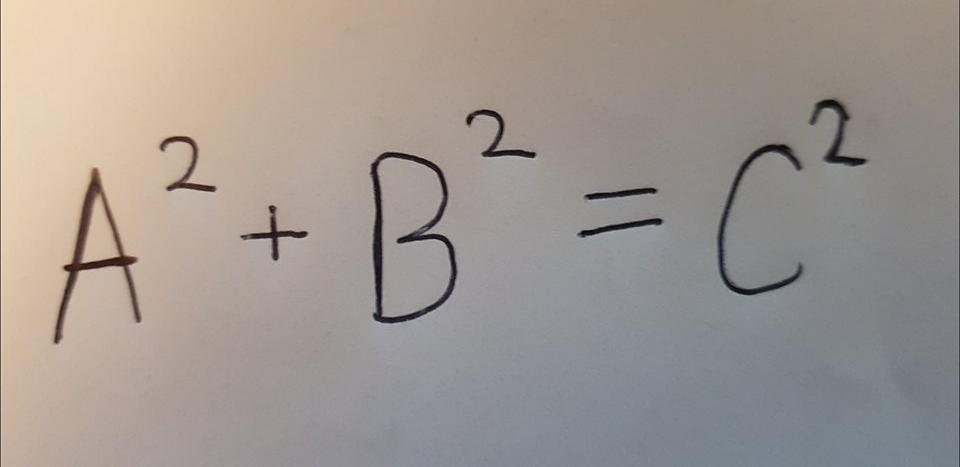
#> input picture Anthony/input4.jpg, 960 x 467 px
$ python -i support.py   (imports and definitions only)   (older library calls are emulated)
#> lines starting #> are read from the running program, lines starting #| are printed output that depends on the picture; after the words box and inside, x2 and y2 are one past the last pixel; in counts of white or black regions, pixels touching at a corner belong together
'''
Supporting function for document scanner

cornerPoints(image) - locating the corners of the document in question in an image
findName(string) - extracting file name without file extension to output in a unique folder
perspectiveTransform(image, list) - extract the location of the corner points and set thme as the base coordinates
@author: Jeffrey
'''

from PIL import Image
import numpy as np
import cv2
import sys, traceback
from imutils.perspective import order_points

# [144 lines left out: functions cornerPoints, scaleTarget, findName, perspectiveTransform, downscale_image, findBorder and 4 more, not called in this run]

def cropArea(crop):
    x1, y1, x2, y2, = crop
    return max(0, x2 - x1) * max(0, y2 - y1)

# [75 lines left out: functions cropByUnion, cropByIntersect, findOptimalComponents, padCrop, not called in this run]

def textDetection(imagePath):

#> called with imagePath = '../../Anthony/input4.jpg'
    image = cv2.imread(imagePath)
#> image is the input picture: shape (467, 960, 3); mean B, G, R 145.2, 151.2, 159.3
    grayscale = cv2.cvtColor(image, cv2.COLOR_BGR2GRAY)
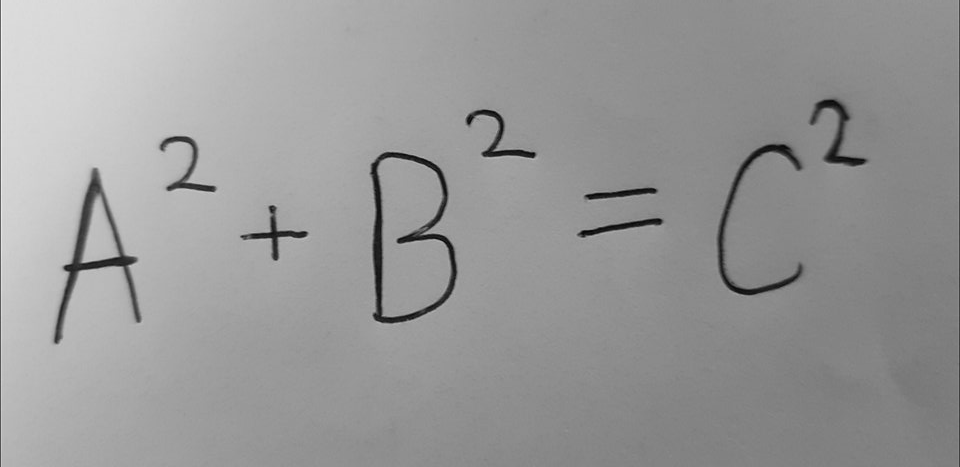
#> grayscale: shape (467, 960); min 2, max 240, mean 153
    ret, mask = cv2.threshold(grayscale, 180, 255, cv2.THRESH_BINARY)
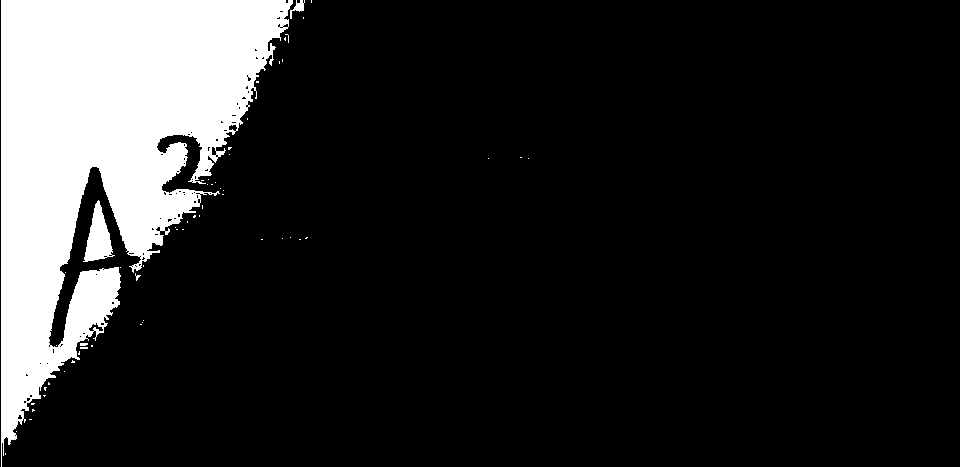
#> mask: shape (467, 960); 15.1% white; 58 white regions (54 under 20 px), largest, box (x1, y1, x2, y2) and area: (1, 0, 293, 467) 66505, (83, 200, 115, 262) 1015, (290, 0, 305, 19) 109, (80, 343, 88, 346) 22
    imageFinal = cv2.bitwise_and(grayscale, grayscale, mask = mask)
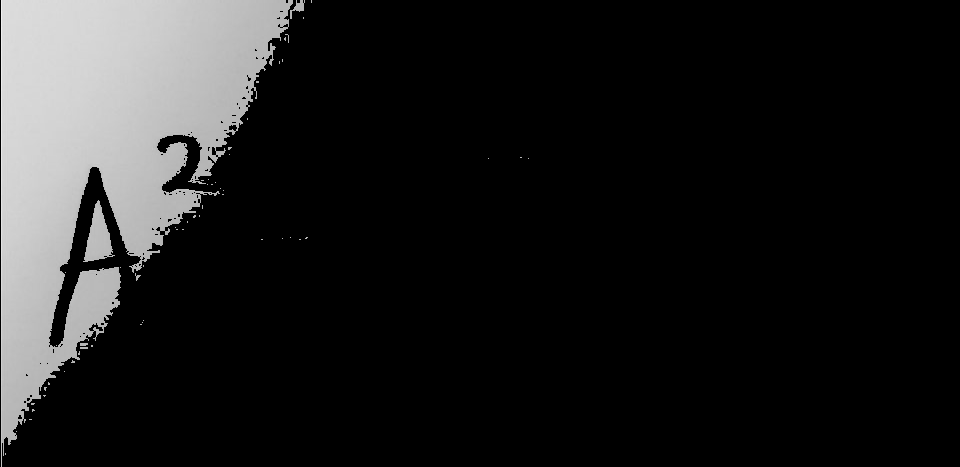
#> imageFinal: shape (467, 960); min 0, max 240, mean 30
    ret, newImage = cv2.threshold(imageFinal, 180, 255, cv2.THRESH_BINARY)
    kernel = cv2.getStructuringElement(cv2.MORPH_CROSS, (3, 3))
    dilated = cv2.dilate(newImage, kernel, iterations = 9)
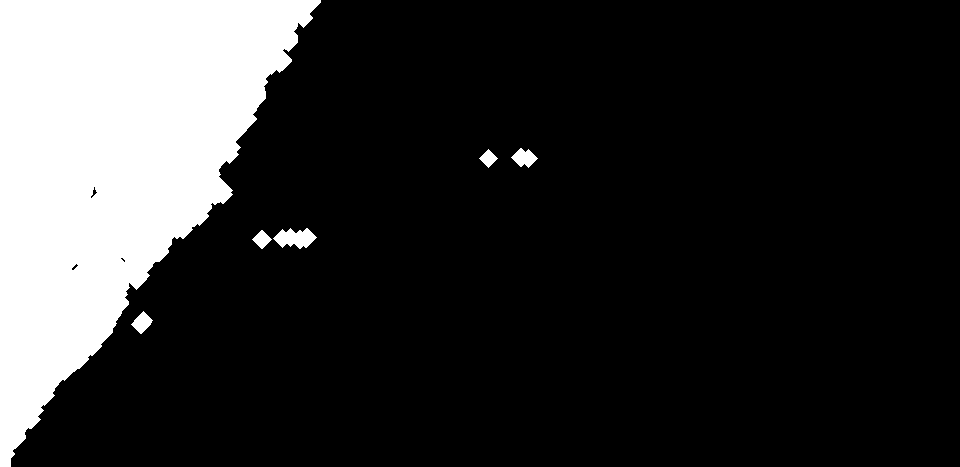
#> dilated: shape (467, 960); 18.5% white; 6 white regions

    _, contours, _ = cv2.findContours(dilated, cv2.RETR_EXTERNAL, cv2.CHAIN_APPROX_NONE)
#> contours = 6 contours; box (x1, y1, x2, y2) and area: (0, 0, 321, 467) 80582, (273, 228, 317, 249) 532, (511, 148, 538, 168) 282, (131, 311, 153, 334) 242, (252, 230, 272, 249) 180, (479, 149, 498, 168) 162

    for c in contours:
        [x, y, w, h] = cv2.boundingRect(c)
        if w < 35 and h < 35:
            continue
        cv2.rectangle(image, (x, y), (x + w, y + h), (255, 0, 255), 2)

        cv2.imshow('detection result', image)
        cv2.waitKey()
#> this loop made 6 passes
#> (x, y, w, h) on passes 1 to 6: (131, 311, 22, 23), (252, 230, 20, 19), (273, 228, 44, 21), (479, 149, 19, 19), (511, 148, 27, 20), (0, 0, 321, 467)
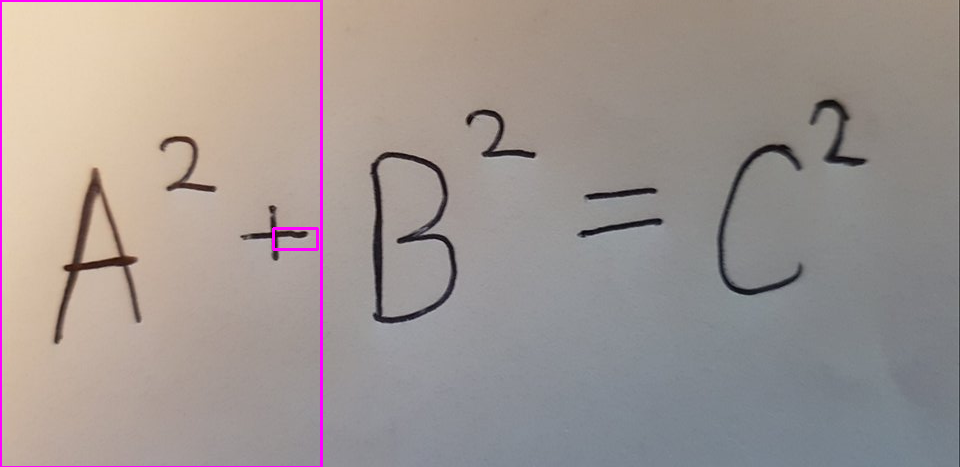
#> image: shape (467, 960, 3); 0.82% of pixels changed, all inside (x1, y1, x2, y2) = (0, 0, 323, 467)

    return image;

# [111 lines left out: functions textDetection2, find_if_close, combineContours, textDetection3, not called in this run]


>>> result = textDetection('../../Anthony/input4.jpg')
